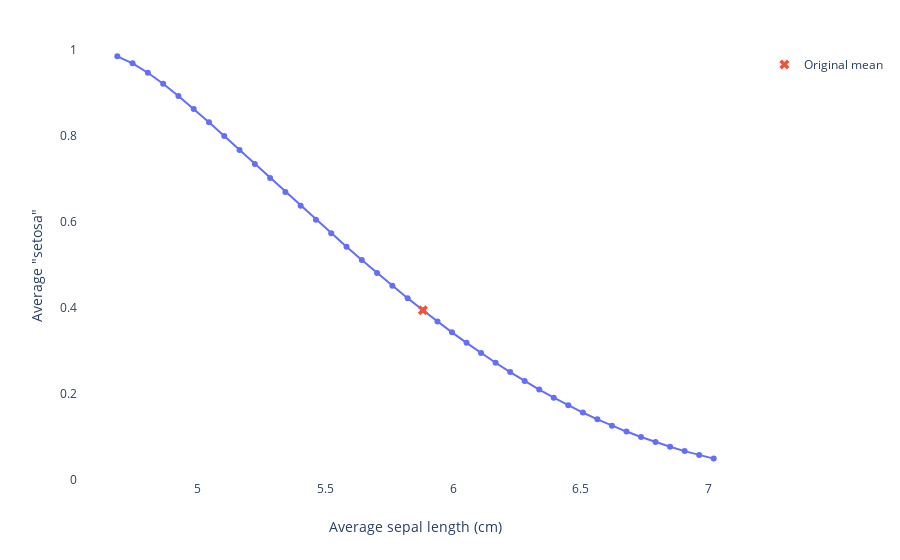

Notebook source saved alongside this figure:
### Markdown cell above
One variable, two classes.

### Code cell
explainer.plot_bias(
    X_test=X_test['sepal length (cm)'],
    y_pred=y_pred[['versicolor', 'virginca']]
)

### Figure 1 — Plotly figure (JSON) as saved in the notebook; plotly's stock layout.template omitted (floating-point values rounded to 4 significant figures)
{"data": [{"hoverinfo": "x+y", "mode": "lines+markers", "showlegend": false, "type": "scatter", "x": [4.685, 4.745, 4.805, 4.864, 4.924, 4.984, 5.044, 5.104, 5.164, 5.223, 5.283, 5.343, 5.403, 5.463, 5.523, 5.582, 5.642, 5.702, 5.762, 5.822, 5.882, 5.939, 5.995, 6.052, 6.109, 6.166, 6.223, 6.28, 6.337, 6.394, 6.451, 6.508, 6.565, 6.622, 6.678, 6.735, 6.792, 6.849, 6.906, 6.963, 7.02], "y": [0.9853, 0.969, 0.9472, 0.9214, 0.893, 0.8629, 0.8317, 0.7999, 0.7676, 0.735, 0.7025, 0.6699, 0.6376, 0.6055, 0.5738, 0.5425, 0.5117, 0.4814, 0.4518, 0.4229, 0.3947, 0.3687, 0.3434, 0.3189, 0.2953, 0.2727, 0.2509, 0.2301, 0.2103, 0.1915, 0.1737, 0.1569, 0.1412, 0.1264, 0.1127, 0.09991, 0.08809, 0.07719, 0.06719, 0.05805, 0.04973]}, {"hoverinfo": "skip", "marker": {"size": 9, "symbol": "x"}, "mode": "markers", "name": "Original mean", "type": "scatter", "x": [5.882], "y": [0.3947]}], "layout": {"margin": {"r": 50, "t": 50}, "plot_bgcolor": "white", "xaxis": {"title": {"text": "Average sepal length (cm)"}, "zeroline": false}, "yaxis": {"range": [0, 1], "showline": true, "title": {"text": "Average \"setosa\""}}}}
